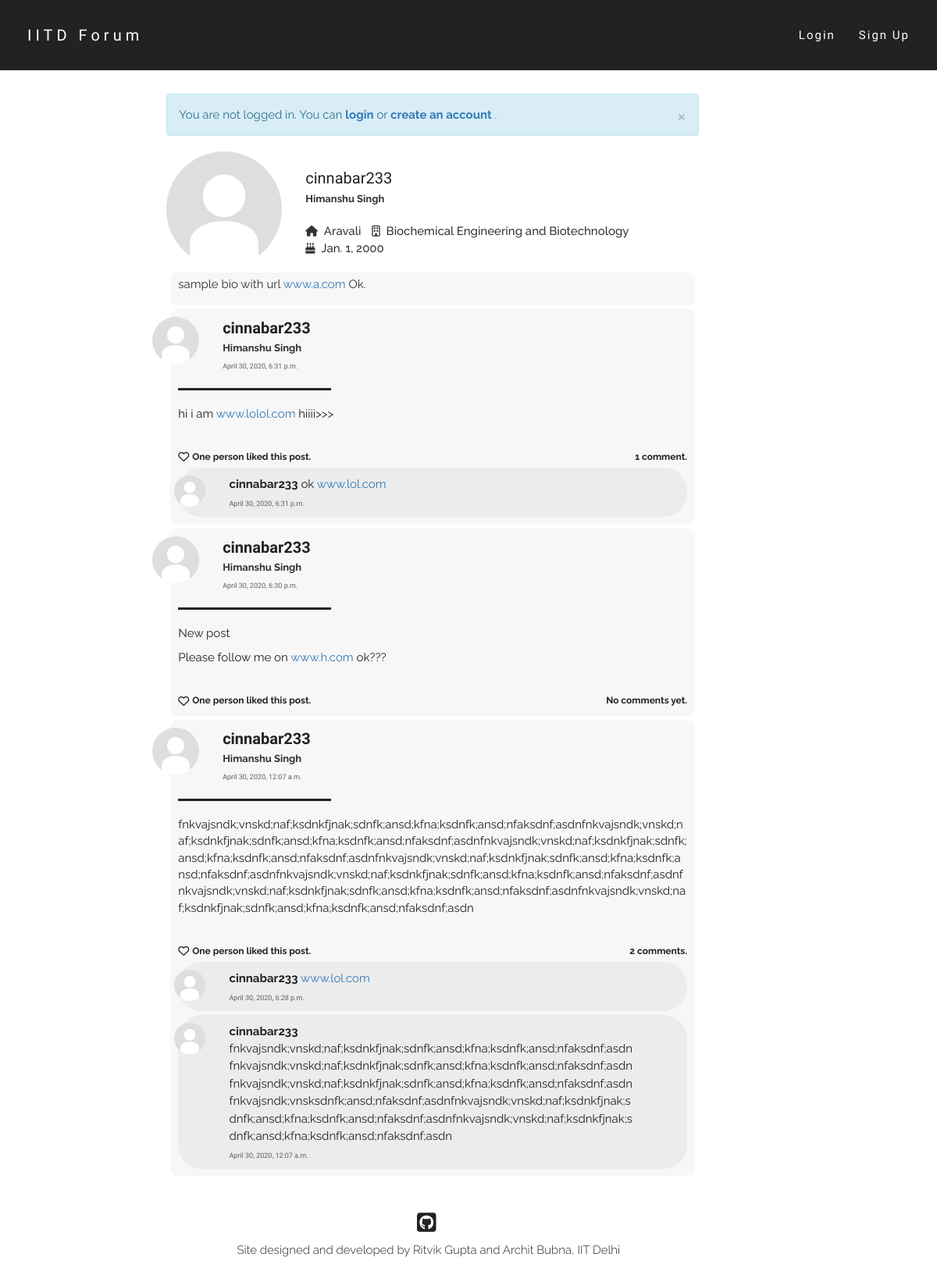
Before: /users/cinnabar233/ with the older database file.
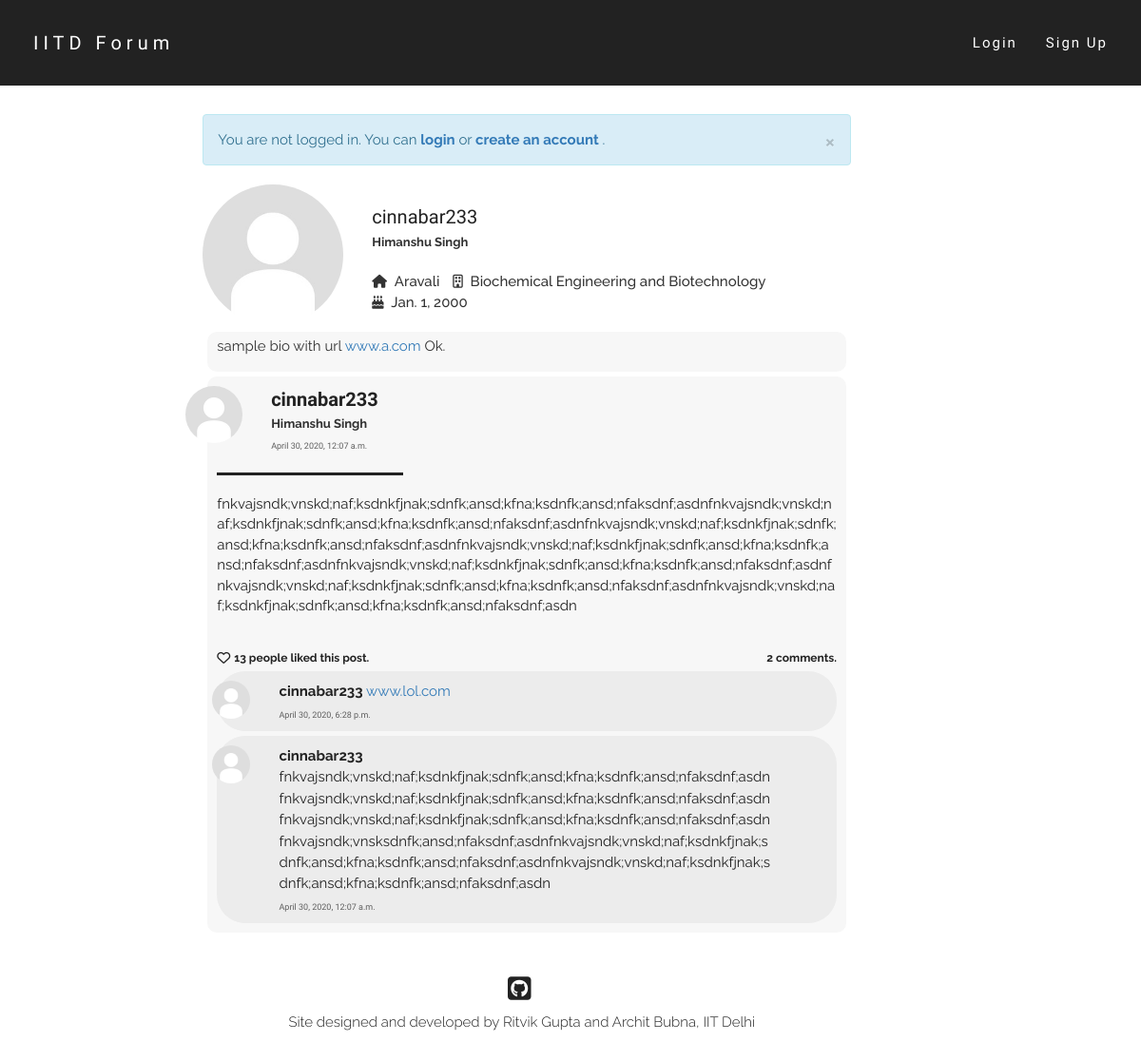
After: the same page with the newer database file.
### users/models.py (models this page shows, shortened)
class Profile(models.Model):
    parent_user = models.OneToOneField(User, on_delete=models.CASCADE)
    date_of_birth = models.DateField()
    first_name = models.CharField(max_length=50)
    last_name = models.CharField(max_length=50)
    gender = models.CharField(max_length=100, default="Male")
    dept = models.CharField(max_length=100, default="None")
    hostel = models.CharField(max_length=100, default="None")
    image = models.ImageField(default='default.jpg',upload_to='profile-pics')
    bio = models.TextField(default='', max_length=200)
    def full_name(self):
        return self.first_name + ' ' + self.last_name

### post/models.py (models this page shows, shortened)
class Post(models.Model):
    text = models.TextField(max_length = 5000)
    author = models.ForeignKey(User, on_delete = models.CASCADE)
    pub_date = models.DateTimeField(default = timezone.now())

class Comment(models.Model):
    parent_post = models.ForeignKey(Post, on_delete = models.CASCADE)
    text = models.CharField(max_length = 500)
    author = models.ForeignKey(User, on_delete = models.CASCADE)
    pub_date = models.DateTimeField(default = timezone.now())

class PostLike(models.Model):
    parent_post = models.OneToOneField(Post, on_delete=models.CASCADE)
    likers = models.ManyToManyField(User, blank=True)

### users/views.py (the view)
# urls.py: path('<str:u_name>/', views.profile_view, name='profile_view'),
def profile_view(request, u_name):
    try:
        user = User.objects.get(username=u_name)
    except User.DoesNotExist:
        raise Http404("ERROR 404: User does not exist")
    posts = user.post_set.all().order_by('-pub_date')
    return render(request, 'users/profile.html', {'user': user, 'posts':posts, 'title': user.username})

### users/templates/users/profile.html (shortened to what this page needs)
{% extends "post/base.html" %}
{% block content %}
    <div class="row">
        <div class="col-md-3 profile-img-div">
            <img class="img-circle img-responsive profile-pic" style="float: left;" width=150 height=150 src="{{ user.profile.image.url }}" alt="default.jpg">
        </div>
        <div class="col-md-9 profile-details-div">
            <br>
            <font class="username-font">
                {{user.username}}
            </font>
            <br>
            <font class="name-font">
                {{user.profile.full_name}}
            </font>
            <br><br>
            <ul class="list-inline">
                <li>
                    <i class="fas fa-home"></i>&nbsp;
                    <font class="details-font">{{user.profile.hostel}}</font>
                </li>
                <li>
                    <i class="far fa-building"></i>&nbsp;
                    <font class="details-font">{{user.profile.dept}}</font>
                </li>
                <li>
                    <i class="fas fa-birthday-cake"></i>&nbsp;
                    <font class="details-font">{{user.profile.date_of_birth}}</font>
                </li>
            </ul>
        </div>
    </div>
    <div class="bio-div">
        <font class="bio-font">
            {{user.profile.bio|urlize|linebreaks}}
        </font>
    </div>
    {% for post in posts %}
    <div class="home-post-div"  id="post-{{ post.id }}-div">
        <div class="row">
            <div class="col-md-1">
                <img class="img-circle profile-pic" width=60 height=60 src="{{ post.author.profile.image.url }}" alt="default.jpg">
            </div>
            <div class="col-md-10">
                <font class="username-font">
                    <b>{{post.author.username}}</b>
                </font>
                <br>
                <font class="name-font">
                    {{post.author.profile.full_name}}
                </font>
                <br>
                <a href="{% url 'post:post_view' post.id %}" class="date-font">
                    {{post.pub_date}}
                </a>
            </div>
            <div class="col-md-1 delete-div">
            </div>
        </div>
        <hr class="hr1" align="left">
        <font class="post-content-font">
            {% if post.text|linebreaks|length < 600 %}
                <div class="content-div"> {{post.text|urlize|linebreaks}} </div>
            {% endif %}
        </font>
        <br>
        <div class="like-wrapper">
            {% if request.user in post.postlike.likers.all %}
                <div class="like-button-wrapper">
                    <i class="fa fa-heart liked like-button" aria-hidden="true" id="like{{ post.id }}" data-catid="{{ post.id }}"></i>
                </div>
                <a href="#" data-toggle="modal" data-target="#like-modal-{{post.id}}" target="_blank">
                    <div class="likes-count like-count-font" id="likes-count{{ post.id }}" data-catid="{{post.postlike.likers.count}}">
                        {% if post.postlike.likers.count == 1 %}
                            You liked this post.
                        {% elif post.postlike.likers.count == 2 %}
                            You and one other liked this post.
                        {% else %}
                            You and {{ post.postlike.likers.count|add:"-1" }} others liked this post.
                        {% endif %}
                    </div>
                </a>
            {% else %}
                <div class="like-button-wrapper">
                    {% if request.user.is_authenticated %}
                        <i class="fa fa-heart-o likes like-button" aria-hidden="true" id="like{{ post.id }}" data-catid="{{ post.id }}"></i>
                    {% else %}
                        <a href="{% url 'login' %}"><i class="fa fa-heart-o likes like-button" aria-hidden="true" id="like{{ post.id }}" data-catid="{{ post.id }}"></i></a>
                    {% endif %}
                </div>
                <a href="#" data-toggle="modal" data-target="#like-modal-{{post.id}}" target="_blank">
                    <div class="likes-count like-count-font" id="likes-count{{ post.id }}" data-catid="{{post.postlike.likers.count}}">
                        {% if post.postlike.likers.count == 0 %}
                            No likes yet.
                        {% elif post.postlike.likers.count == 1 %}
                            One person liked this post.
                        {% else %}
                            {{ post.postlike.likers.count }} people liked this post.
                        {% endif %}
                    </div>
                </a>
            {% endif %}
            <div class="comments-count like-count-font">
                {% if post.comment_set.all|length == 0 %}
                    No comments yet.
                {% elif post.comment_set.all|length == 1 %}
                    1 comment.
                {% else %}
                    {{post.comment_set.all|length}} comments.
                {% endif %}
            </div>
        </div>
        {% for comment in post.comment_set.all|dictsortreversed:"pub_date"|slice:":2" %}
        <div id="comment-{{comment.id}}-div">
            <div class="comment-div">
                <div class="row">
                    <div class="col-md-1">
                        <img class="img-circle profile-pic" width=40 height=40 src="{{ comment.author.profile.image.url }}" alt="default.jpg">
                    </div>
                    <div class="col-md-10 content-div">
                        <a href="{% url 'users:profile_view' comment.author.username %}" class="post-head">
                            <font class="comment-username-font">
                                    <b>{{comment.author.username}}</b>
                                </a>
                                  {{comment.text|urlize}}
                        <br>
                        <font class="date-font">
                            {{comment.pub_date}}
                        </font>
                    </div>
                    <div class="col-md-1 comment-delete-div">
                    </div>
                </div>
            </div>
        </div>
        {% endfor %}
    </div>
    {% endfor %}
{% endblock content %}

### post/templates/post/base.html (shortened to what this page needs)
{% load static %}
<!DOCTYPE html>
<html lang="en">
    <head>
        <link rel="stylesheet" href="http://maxcdn.bootstrapcdn.com/bootstrap/3.3.6/css/bootstrap.min.css">
        <link rel="stylesheet" href="{% static 'post/style.css' %}">
    </head>
    <body data-spy="scroll" data-target=".navbar" data-offset="50">
        <nav class="navbar navbar navbar-fixed-top nav-top">
            <div class="container-fluid">
            <div class="navbar-header">
                <a class="navbar-brand" href="{% url 'home' %}">IITD Forum</a>
            </div>
            <div class="collapse navbar-collapse" id="myNavbar">
                <ul class="nav navbar-nav navbar-right">
                    {% if request.user.is_authenticated %}
                        <li><a href="{% url 'users:profile_view' request.user.username %}">{{request.user.profile.first_name}}</a></li>
                        <li><a href="{% url 'logout' %}?next=/home">Logout</a></li>
                    {% else %}
                        <li><a href="{% url 'login' %}">Login</a></li>
                        <li><a href="{% url 'signup' %}">Sign Up</a></li>
                    {% endif %}
                </ul>
            </div>
            </div>
        </nav>
        <div class="body-content" id="top">
            <div class="row">
            <div class="col-md-2"></div>
            <div class="col-md-7">
                {% if request.user.is_authenticated == False %}
                    <div class="alert alert-info">
                        <a href="#" class="close" data-dismiss="alert" aria-label="close">&times;</a>
                        <font class="message-font">
                            You are not logged in.
                            You can
                            <a href="{% url 'login' %}"><strong>login</strong></a>
                            or
                            <a href="{% url 'signup' %}"><strong>create an account</strong></a>
                            .
                        </font>
                    </div>
                {% endif %}
                {% block content %}
                {% endblock %}
            </div>
            <div class="col-md-3">
                </div>
            </div>
            </div>
        <div id="footer">
            <div class="row">
            <div class="col-md-2"></div>
            <div class="col-md-7">
                <center>
                <ul class="list-inline">
                    <li><a href="https://github.com/architb12/collab" target="_blank" data-toggle="tooltip" data-placement="bottom" title="Look up the GitHub Repository"><i class="fab fa-github-square fa-2x github"></i></a></li>
                </ul>
                <font class="footer-font">
                    Site designed and developed by Ritvik Gupta and Archit Bubna, IIT Delhi
                </font>
                </center>
            </div>
            <div class="col-md-3"></div>
            </div>
            </div>
    </body>
</html>

### post/static/post/style.css (style rules this page uses)
html, body { width: auto !important; overflow-x: hidden !important; }
body { position:relative; max-width:100%; }
.nav-top { background-color: #222; border-width: 0px; transition:all 0.4s ease; -webkit-transition:all 0.4s ease; -moz-transition:all 0.4s ease; -o-transition:all 0.4s ease; }
.nav-top .navbar-header { padding: 20px; padding-bottom: 10px; }
.nav-top .navbar-brand { font-family: 'Spartan', sans-serif; font-size:20px; font-weight: 200; letter-spacing:5px; color:#fff; }
.nav-top .navbar-collapse { padding: 20px; padding-bottom: 10px; }
.nav-top .navbar-collapse .navbar-right li a { font-family: 'Spartan', sans-serif; font-size:15px; font-weight: 200; letter-spacing:2px; text-align: center; color:#fff; transition: border-bottom 0.5s linear; }
.nav-top .navbar-collapse .navbar-right li a:after { display:block; content: ''; margin-top: 3px; border-bottom: solid 1px #fff; transform: scaleX(0); transition: transform 250ms ease-in-out; }
.message-font { font-family: 'Raleway',sans-serif; font-size:15px; }
.body-content { padding-top: 15vh; padding-left:10px; }
.home-post-div { margin:5px; background-color: #f7f7f7; padding:10px; border-radius: 10px; }
.comment-div { padding:10px; margin-top:5px; border-radius: 30px; background-color: #ececec; }
.content-div { overflow-wrap:break-word; }
.username-font { font-family: 'Spartan',sans-serif; font-size:20px; color:#222; }
.comment-username-font { font-family: 'Raleway',sans-serif; font-size:15px; color:#222; text-decoration:none; }
.name-font { font-family: 'Raleway',sans-serif; font-size:13px; font-weight: 700; color:rgb(49, 49, 49); }
.date-font { font-family: 'Spartan',sans-serif; font-size:9px; font-weight: 500; color:rgb(94, 94, 94); transition:all 0.3s ease; -webkit-transition:all 0.3s ease; -moz-transition:all 0.3s ease; -o-transition:all 0.3s ease; }
.profile-pic { float: right; object-fit: cover; transition:all 0.4s ease; -webkit-transition:all 0.4s ease; -moz-transition:all 0.4s ease; -o-transition:all 0.4s ease; }
.delete-div { padding-top: 5px; }
.post-content-font { font-family: 'Raleway',sans-serif; font-size:15px; color:#222; }
.like-count-font { font-family: 'Raleway',sans-serif; font-size:12px; font-weight: 700; color:#222; }
.like-wrapper { display: flex; }
.likes-count { margin-top: 3px; margin-left: 4px; margin-right: 4px; }
.comments-count { margin-top: 3px; margin-left:auto; margin-right:0; }
.like-button-wrapper { margin-top: 0.5px; }
.likes { color:#222; transition:all 0.4s ease; -webkit-transition:all 0.4s ease; -moz-transition:all 0.4s ease; -o-transition:all 0.4s ease; }
.details-font { font-family: 'Raleway', sans-serif; font-size: 15px; font-weight: 500; }
.bio-div { margin:5px; background-color: #f7f7f7; padding:5px 10px; border-radius: 10px; }
.bio-font { font-family: 'Raleway', sans-serif; font-size: 15px; font-weight: 400; }
.hr1 { background-color:#222; width:30%; height:3px; }
.github { color:#222; transition:all 0.4s ease; -webkit-transition:all 0.4s ease; -moz-transition:all 0.4s ease; -o-transition:all 0.4s ease; }
.profile-img-div { display:block; min-height: 150px; }
#footer { padding-top:40px; padding-bottom: 30px; background-color: #fff; }
.footer-font { font-family: 'Raleway',sans-serif; font-size: 15px; font-weight: 300; color:#222; }

Changed rows visible on the page:
removed Post: author.profile.image (placeholder picture), author.username "cinnabar233", author.profile.full_name "Himanshu Singh", pub_date "April 30, 2020, 6:31 p.m.", text "hi i am www.lolol.com hiiii>>>", shows "One person liked this post.", shows "1 comment."
removed Comment: author.profile.image (placeholder picture), author.username "cinnabar233", text "ok www.lol.com", pub_date "April 30, 2020, 6:31 p.m."
removed Post: author.profile.image (placeholder picture), author.username "cinnabar233", author.profile.full_name "Himanshu Singh", pub_date "April 30, 2020, 6:30 p.m.", text "New post Please follow me on www.h.com ok???", shows "One person liked this post.", shows "No comments yet."
shown differently, row unchanged: Post "cinnabar233": postlike.likers.count (not shown) → "13"; text "One person liked this post." → "people liked this post."
